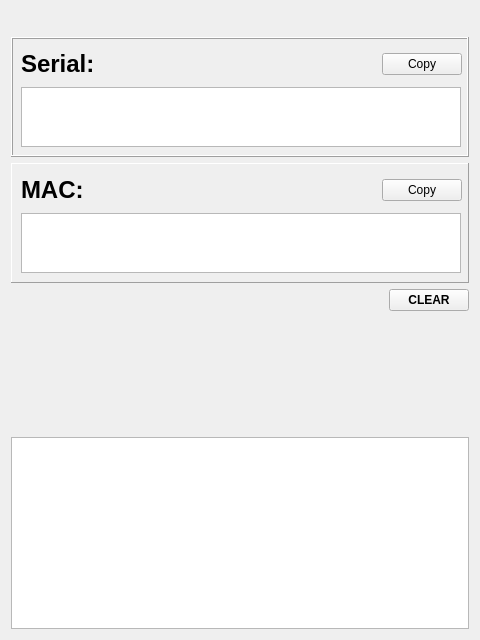
<?xml version="1.0" encoding="UTF-8"?>
<ui version="4.0">
 <class>Widget</class>
 <widget class="QWidget" name="Widget">
  <property name="geometry">
   <rect>
    <x>0</x>
    <y>0</y>
    <width>480</width>
    <height>640</height>
   </rect>
  </property>
  <property name="windowTitle">
   <string>iAquaLlink Info Finder - v6</string>
  </property>
  <layout class="QVBoxLayout" name="verticalLayout">
   <item>
    <layout class="QHBoxLayout" name="horizontalLayout">
     <item>
      <widget class="QLabel" name="labelLogo">
       <property name="maximumSize">
        <size>
         <width>209</width>
         <height>40</height>
        </size>
       </property>
       <property name="text">
        <string/>
       </property>
       <property name="pixmap">
        <pixmap resource="logos.qrc">:/logo/Fluidra_Blue.png</pixmap>
       </property>
       <property name="scaledContents">
        <bool>true</bool>
       </property>
      </widget>
     </item>
     <item>
      <spacer name="horizontalSpacer">
       <property name="orientation">
        <enum>Qt::Horizontal</enum>
       </property>
       <property name="sizeHint" stdset="0">
        <size>
         <width>40</width>
         <height>20</height>
        </size>
       </property>
      </spacer>
     </item>
    </layout>
   </item>
   <item>
    <widget class="QFrame" name="frame">
     <property name="minimumSize">
      <size>
       <width>0</width>
       <height>120</height>
      </size>
     </property>
     <property name="maximumSize">
      <size>
       <width>16777215</width>
       <height>120</height>
      </size>
     </property>
     <property name="frameShape">
      <enum>QFrame::Box</enum>
     </property>
     <property name="frameShadow">
      <enum>QFrame::Raised</enum>
     </property>
     <widget class="QTextEdit" name="textEditSerial">
      <property name="geometry">
       <rect>
        <x>10</x>
        <y>50</y>
        <width>440</width>
        <height>60</height>
       </rect>
      </property>
      <property name="font">
       <font>
        <pointsize>18</pointsize>
        <bold>true</bold>
       </font>
      </property>
     </widget>
     <widget class="QWidget" name="layoutWidget">
      <property name="geometry">
       <rect>
        <x>10</x>
        <y>10</y>
        <width>441</width>
        <height>34</height>
       </rect>
      </property>
      <layout class="QHBoxLayout" name="horizontalLayout_2">
       <item>
        <widget class="QLabel" name="labelSerial">
         <property name="font">
          <font>
           <pointsize>18</pointsize>
           <bold>true</bold>
          </font>
         </property>
         <property name="text">
          <string>Serial:</string>
         </property>
        </widget>
       </item>
       <item>
        <spacer name="horizontalSpacer_2">
         <property name="orientation">
          <enum>Qt::Horizontal</enum>
         </property>
         <property name="sizeHint" stdset="0">
          <size>
           <width>40</width>
           <height>20</height>
          </size>
         </property>
        </spacer>
       </item>
       <item>
        <widget class="QPushButton" name="pushButtonCopySerial">
         <property name="text">
          <string>Copy</string>
         </property>
        </widget>
       </item>
      </layout>
     </widget>
    </widget>
   </item>
   <item>
    <widget class="QFrame" name="frame_2">
     <property name="sizePolicy">
      <sizepolicy hsizetype="Preferred" vsizetype="Preferred">
       <horstretch>0</horstretch>
       <verstretch>0</verstretch>
      </sizepolicy>
     </property>
     <property name="minimumSize">
      <size>
       <width>0</width>
       <height>120</height>
      </size>
     </property>
     <property name="maximumSize">
      <size>
       <width>16777215</width>
       <height>120</height>
      </size>
     </property>
     <property name="frameShape">
      <enum>QFrame::Panel</enum>
     </property>
     <property name="frameShadow">
      <enum>QFrame::Raised</enum>
     </property>
     <widget class="QTextEdit" name="textEditMac">
      <property name="geometry">
       <rect>
        <x>10</x>
        <y>50</y>
        <width>440</width>
        <height>60</height>
       </rect>
      </property>
      <property name="font">
       <font>
        <pointsize>18</pointsize>
        <bold>true</bold>
       </font>
      </property>
      <property name="readOnly">
       <bool>true</bool>
      </property>
     </widget>
     <widget class="QWidget" name="layoutWidget">
      <property name="geometry">
       <rect>
        <x>10</x>
        <y>10</y>
        <width>441</width>
        <height>34</height>
       </rect>
      </property>
      <layout class="QHBoxLayout" name="horizontalLayout_3">
       <item>
        <widget class="QLabel" name="labelMac">
         <property name="font">
          <font>
           <pointsize>18</pointsize>
           <bold>true</bold>
          </font>
         </property>
         <property name="text">
          <string>MAC:</string>
         </property>
        </widget>
       </item>
       <item>
        <spacer name="horizontalSpacer_3">
         <property name="orientation">
          <enum>Qt::Horizontal</enum>
         </property>
         <property name="sizeHint" stdset="0">
          <size>
           <width>40</width>
           <height>20</height>
          </size>
         </property>
        </spacer>
       </item>
       <item>
        <widget class="QPushButton" name="pushButtonCopyMac">
         <property name="text">
          <string>Copy</string>
         </property>
        </widget>
       </item>
      </layout>
     </widget>
    </widget>
   </item>
   <item>
    <layout class="QHBoxLayout" name="horizontalLayout_4">
     <item>
      <spacer name="horizontalSpacer_4">
       <property name="orientation">
        <enum>Qt::Horizontal</enum>
       </property>
       <property name="sizeHint" stdset="0">
        <size>
         <width>40</width>
         <height>20</height>
        </size>
       </property>
      </spacer>
     </item>
     <item>
      <widget class="QPushButton" name="pushButtonClear">
       <property name="font">
        <font>
         <bold>true</bold>
        </font>
       </property>
       <property name="text">
        <string>CLEAR</string>
       </property>
      </widget>
     </item>
    </layout>
   </item>
   <item>
    <spacer name="verticalSpacer">
     <property name="orientation">
      <enum>Qt::Vertical</enum>
     </property>
     <property name="sizeHint" stdset="0">
      <size>
       <width>20</width>
       <height>89</height>
      </size>
     </property>
    </spacer>
   </item>
   <item>
    <widget class="QTextEdit" name="textEditStatus">
     <property name="maximumSize">
      <size>
       <width>16777215</width>
       <height>200</height>
      </size>
     </property>
     <property name="font">
      <font>
       <family>Courier New</family>
       <pointsize>10</pointsize>
      </font>
     </property>
     <property name="readOnly">
      <bool>true</bool>
     </property>
    </widget>
   </item>
  </layout>
 </widget>
 <resources>
  <include location="logos.qrc"/>
 </resources>
 <connections/>
</ui>
